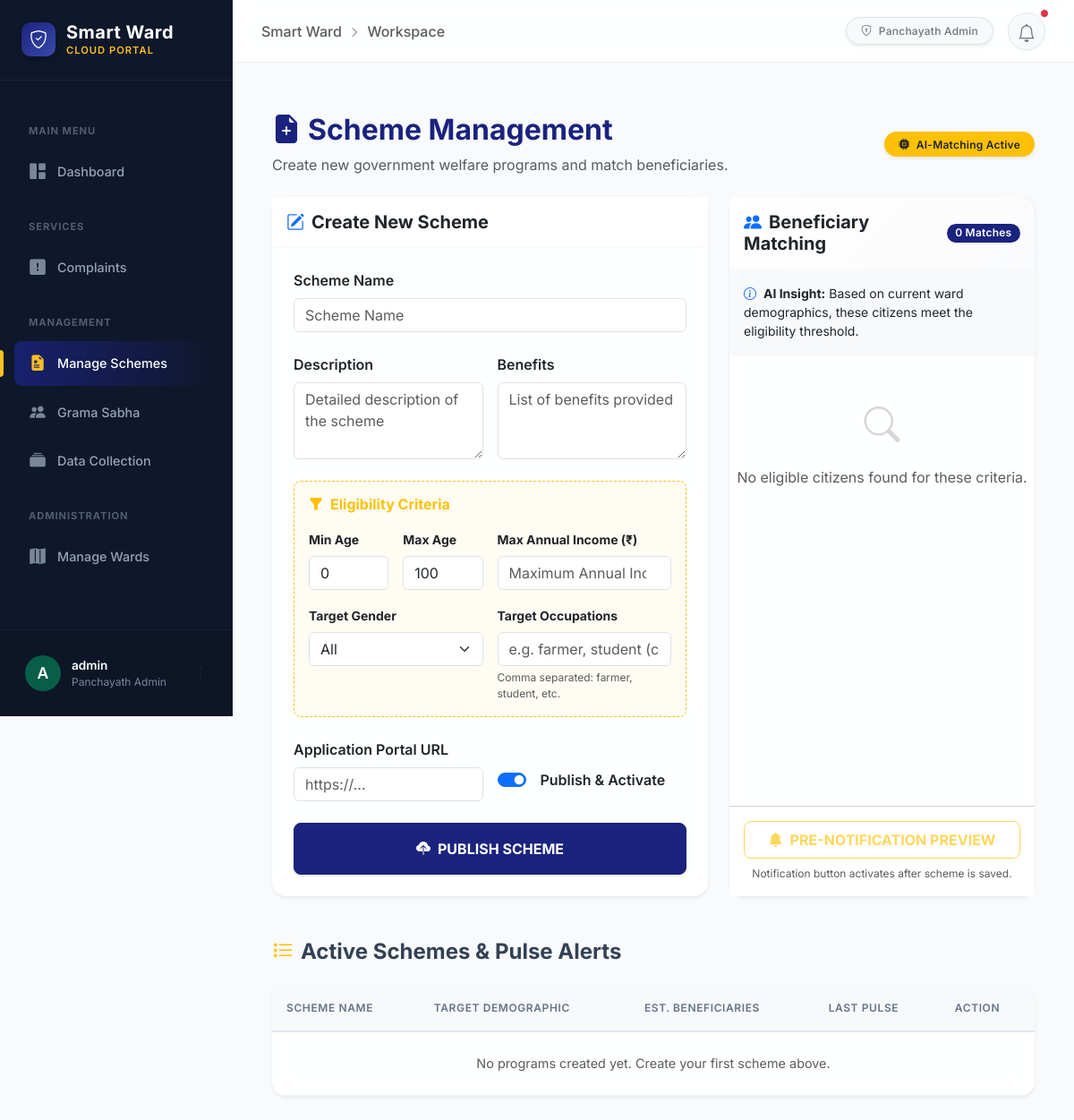
Before: /schemes/create/ (signed in) with the older database file.
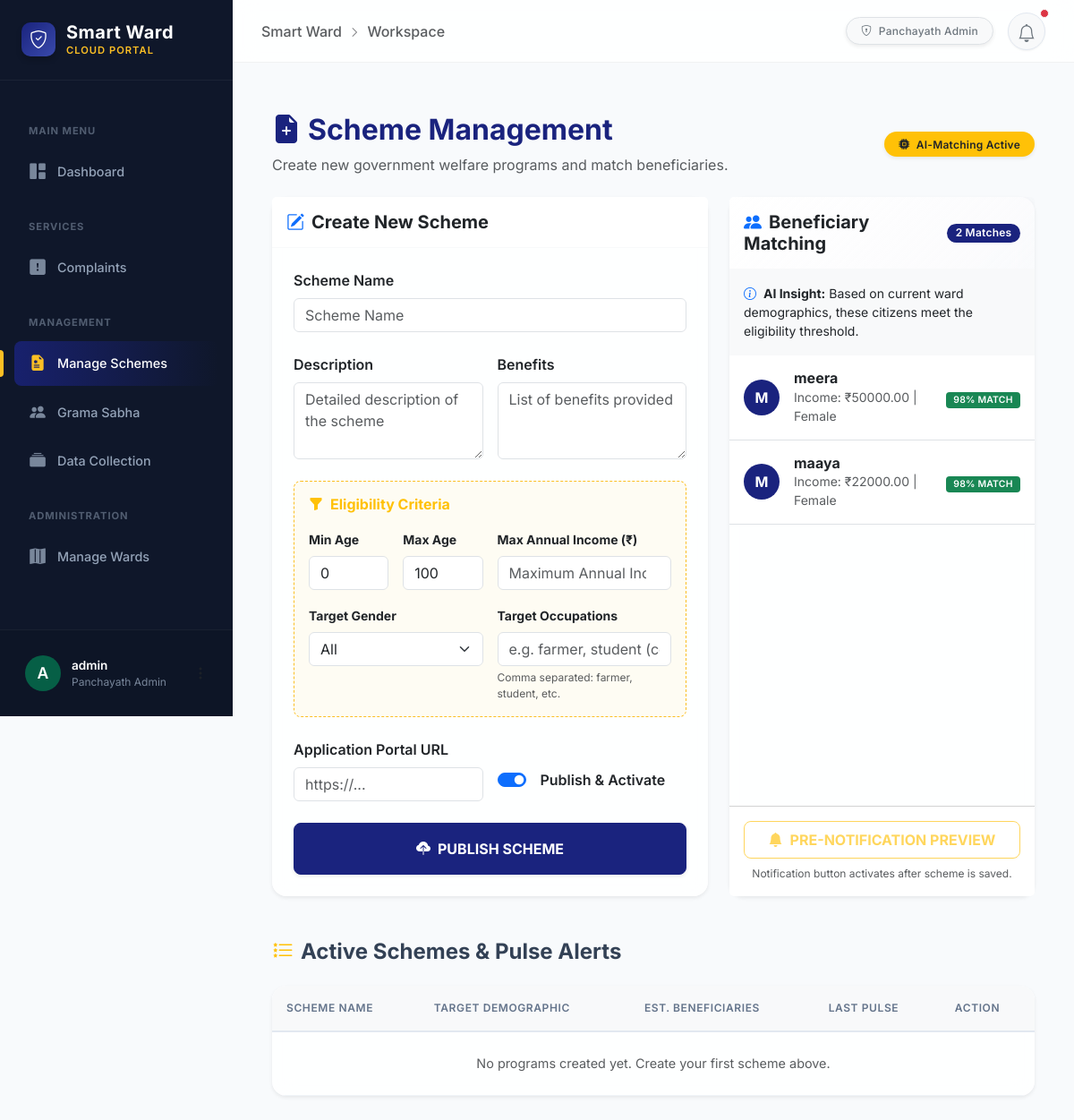
After: the same page with the newer database file.
### accounts/models.py (models this page shows, shortened)
class User(AbstractUser):
    ROLE_CHOICES = (
        ('citizen', 'Citizen'),
        ('ward_member', 'Ward Member'),
        ('field_worker', 'Field Worker'),
        ('panchayath_admin', 'Panchayath Admin'),
    )
    role = models.CharField(max_length=20, choices=ROLE_CHOICES, default='citizen')
    phone_number = models.CharField(max_length=15, unique=True, null=True, blank=True)
    ward = models.ForeignKey(Ward, on_delete=models.SET_NULL, null=True, blank=True)
    address = models.TextField(blank=True, null=True)
    latitude = models.DecimalField(max_digits=9, decimal_places=6, null=True, blank=True)
    longitude = models.DecimalField(max_digits=9, decimal_places=6, null=True, blank=True)

class CitizenProfile(models.Model):
    GENDER_CHOICES = (('M', 'Male'), ('F', 'Female'), ('O', 'Other'))
    user = models.OneToOneField(User, on_delete=models.CASCADE, related_name='profile')
    date_of_birth = models.DateField(null=True, blank=True)
    gender = models.CharField(max_length=1, choices=GENDER_CHOICES, null=True, blank=True)
    occupation = models.CharField(max_length=100, null=True, blank=True)
    annual_income = models.DecimalField(max_digits=10, decimal_places=2, null=True, blank=True)
    aadhaar_number = models.CharField(max_length=12, unique=True, null=True, blank=True)

### schemes/views.py (the view)
# urls.py: path('create/', views.create_scheme, name='create_scheme'),
@user_passes_test(is_ward_member, login_url='/accounts/login/')
def create_scheme(request):
    if request.method == 'POST':
        form = SchemeForm(request.POST)
        if form.is_valid():
            scheme = form.save(commit=False)
            scheme.created_by = request.user
            scheme.save()
            messages.success(request, f'Scheme "{scheme.name}" has been created successfully.')
            return redirect('create_scheme')
    else:
        form = SchemeForm()
    preview_scheme = Scheme(
        min_age=18, max_age=60, max_income=Decimal('50000'), gender_target='A'
    )
    eligible_users = get_eligible_beneficiaries(preview_scheme)
    schemes = Scheme.objects.filter(created_by=request.user).order_by('-created_at')
    context = {
        'form': form,
        'eligible_users': eligible_users,
        'eligible_count': len(eligible_users),
        'schemes': schemes,
    }
    return render(request, 'schemes/create_scheme.html', context)

### schemes/models.py (called while the page is built)
    def get_occupation_targets(self):
        if not self.target_occupation.strip():
            return []  # empty → open to all
        return [o.strip().lower() for o in self.target_occupation.split(',') if o.strip()]

### schemes/views.py (called while the page is built, shortened)
def get_eligible_beneficiaries(scheme):
    today = date.today()
    birth_year_min = today.year - scheme.max_age
    birth_year_max = today.year - scheme.min_age
    queryset = CitizenProfile.objects.filter(user__role='citizen')
    queryset = queryset.filter(
        date_of_birth__year__gte=birth_year_min,
        date_of_birth__year__lte=birth_year_max
    )
    if scheme.gender_target != 'A':
        queryset = queryset.filter(gender=scheme.gender_target)
    queryset = queryset.filter(annual_income__lte=scheme.max_income)
    target_occupations = scheme.get_occupation_targets()
    return [p.user for p in queryset]

def is_ward_member(user):
    return user.is_authenticated and (user.role == 'ward_member' or user.role == 'panchayath_admin')

### templates/schemes/create_scheme.html (shortened to what the changed rows need)
{% extends 'base.html' %}
{% load static %}
{% block content %}
<div class="container-fluid py-4">
    <div class="d-flex justify-content-between align-items-center mb-4">
        <div>
            <h2 class="fw-bold text-primary" style="color: var(--brand-primary) !important;">
                <i class="bi bi-file-earmark-plus-fill me-2"></i>Scheme Management
            </h2>
        </div>
    </div>
    <div class="row g-4">
        <div class="col-lg-5">
            <div class="card shadow-sm border-0 h-100 bento-card">
                <div class="card-header border-bottom border-light py-3 d-flex justify-content-between align-items-center" style="background: linear-gradient(135deg, #fff, rgba(26, 35, 126, 0.02));">
                    <h5 class="mb-0 fw-bold"><i class="bi bi-people-fill me-2 text-primary"></i>Beneficiary Matching</h5>
                    <span class="badge rounded-pill text-bg-primary" style="background-color: var(--brand-primary) !important;">
                        {{ eligible_count }} Matches
                    </span>
                </div>
                <div class="card-body p-0">
                    <div class="list-group list-group-flush" style="max-height: 500px; overflow-y: auto;">
                        {% for user in eligible_users %}
                        <div class="list-group-item p-3 border-0 border-bottom">
                            <div class="d-flex align-items-center">
                                <div class="flex-shrink-0">
                                    <div class="rounded-circle bg-primary text-white d-flex align-items-center justify-content-center fw-bold" style="width: 40px; height: 40px; background-color: var(--brand-primary) !important;">
                                        {{ user.username|make_list|first|upper }}
                                    </div>
                                </div>
                                <div class="ms-3 flex-grow-1">
                                    <h6 class="mb-0 fw-bold">{{ user.username }}</h6>
                                    <div class="text-muted small">
                                        Income: ₹{{ user.profile.annual_income }} | {{ user.profile.get_gender_display }}
                                    </div>
                                </div>
                                <div>
                                    <span class="badge text-bg-success shadow-none rounded-1" style="font-size: 0.65rem;">98% MATCH</span>
                                </div>
                            </div>
                        </div>
                        {% empty %}
                        <div class="text-center py-5">
                            <i class="bi bi-search fs-1 text-muted opacity-25 d-block mb-3"></i>
                            <p class="text-muted">No eligible citizens found for these criteria.</p>
                        </div>
                        {% endfor %}
                    </div>
                </div>
            </div>
        </div>
    </div>
    <div class="mt-5">
        <div class="row g-3">
            <div class="col-md-12">
                <div class="card border-0 shadow-sm overflow-hidden">
                    <table class="table table-hover align-middle mb-0">
                        <thead class="bg-light">
                            <tr>
                                <th>Scheme Name</th>
                                <th>Target Demographic</th>
                                <th>Est. Beneficiaries</th>
                                <th>Last Pulse</th>
                                <th>Action</th>
                            </tr>
                        </thead>
                    </table>
                </div>
            </div>
        </div>
    </div>
</div>
{% endblock %}

Changed rows visible on the page:
now on this page (row unchanged): User: username|make_list "M", username "meera", profile.annual_income "50000.00", profile.gender "Female"
added User: username|make_list "M", username "maaya", profile.annual_income "22000.00", profile.gender "Female"
Other visible differences:
{{ eligible_count }}: "0" → "2"
text no longer shown: "No eligible citizens found for these criteria."
